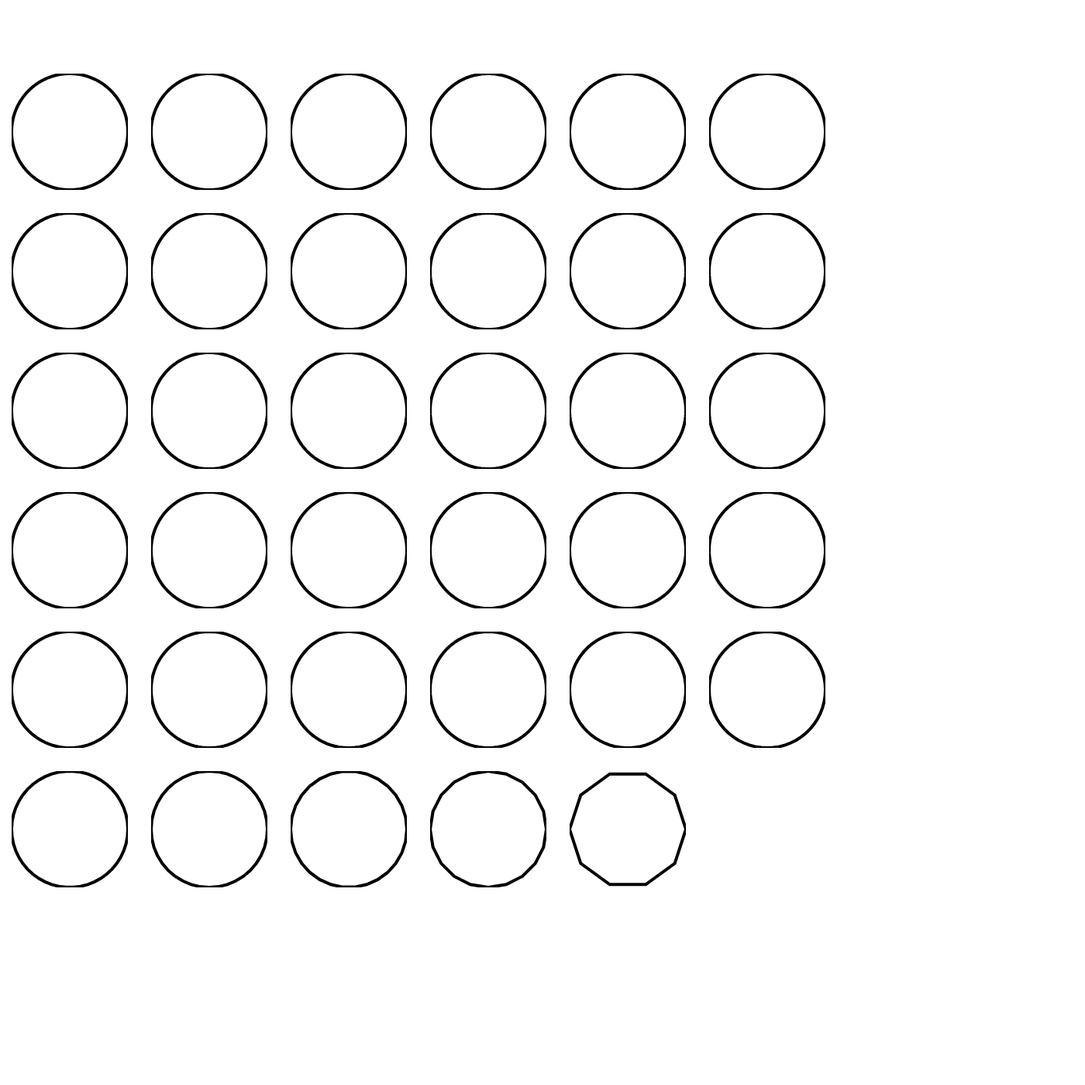
Frame 1 (no input)
Frame 2 (the mouse pressed at the canvas centre, redrawn once): identical to frame 1, image omitted

The p5.js sketch that drew this single still picture (run headless with seeded random() and noise() and a simulated clock; the mouse was pressed at the canvas centre and the sketch redrawn once):

// p5.js sketch
// ── sketch.js
function setup() {
  createCanvas(1400, 1400);
  noLoop();
}

function draw() {
  background(255);
  let cols = 6;
  let rows = 7;
  let diameter = 150;
  let spacing = diameter + 30;
  let offsetY = (height - (rows * spacing - 20)) / 2; // Center rows vertically
let points = 360;


  for (let y = 0; y < rows; y++) {
    for (let x = 0; x < cols; x++) {
      let img = createCircleImage(diameter, points -= 10); // Create an image for each circle
      image(
        img,
        x * spacing + spacing / 2 - img.width / 2,
        offsetY + y * spacing + spacing / 2 - img.height / 2
      );
    }
  }
}
function createCircleImage(diameter, points) {
  let img = createGraphics(diameter, diameter);
  img.clear();
  img.noFill();
  img.stroke(0);
  img.strokeWeight(4);
  img.beginShape();
  for (let i = 0; i <= points; i++) {
    let angle = TWO_PI * (i / points);
    // let radiusOffset = random(-5, 5); // Random offset for imperfections
    let x = diameter / 2 + cos(angle) * (diameter / 2 );
    let y = diameter / 2 + sin(angle) * (diameter / 2 );
    img.vertex(x, y);
  }
  
  img.endShape(CLOSE);
  return img;
}
